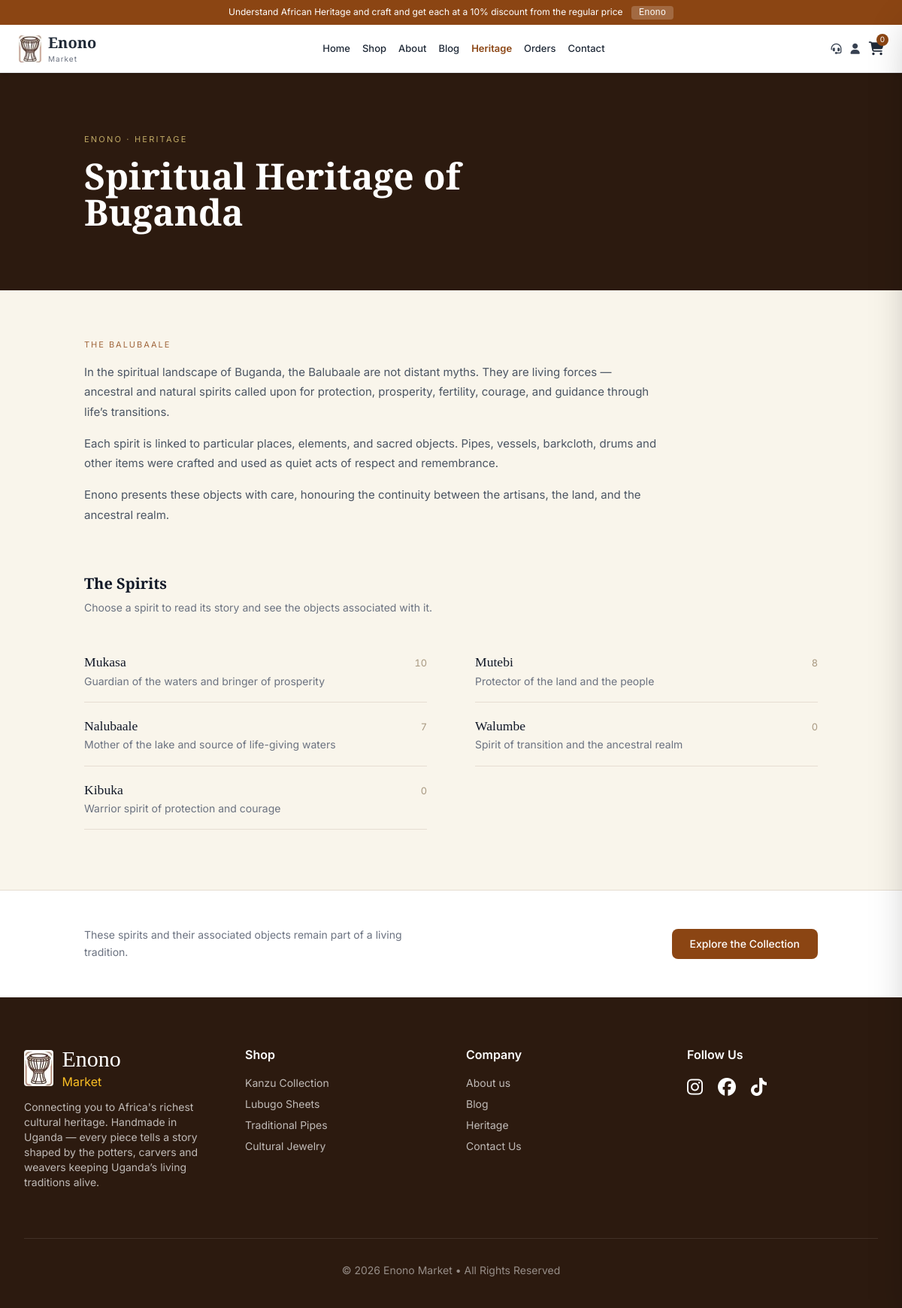
Screenshot of /Public/heritage.php with the database file from the repository.
### tables this page shows
CREATE TABLE `company_profile` (
  `id` int(11) NOT NULL DEFAULT 1,
  `company_name` varchar(150) NOT NULL,
  `tagline` varchar(255) DEFAULT NULL,
  `logo_url` varchar(500) DEFAULT NULL,
  `favicon_url` varchar(500) DEFAULT NULL,
  `short_description` text DEFAULT NULL,
  `full_history` text DEFAULT NULL,
  `mission` text DEFAULT NULL,
  `vision` text DEFAULT NULL,
  `email` varchar(150) DEFAULT NULL,
  `phone` varchar(50) DEFAULT NULL,
  `whatsapp` varchar(50) DEFAULT NULL,
  `address_line1` varchar(255) DEFAULT NULL,
  `address_line2` varchar(255) DEFAULT NULL,
  `city` varchar(100) DEFAULT NULL,
  `country` varchar(100) DEFAULT 'Uganda',
  `facebook_url` varchar(500) DEFAULT NULL,
  `instagram_url` varchar(500) DEFAULT NULL,
  `twitter_url` varchar(500) DEFAULT NULL,
  `youtube_url` varchar(500) DEFAULT NULL,
  `tiktok_url` varchar(500) DEFAULT NULL,
  `working_hours` varchar(255) DEFAULT NULL,
  `created_at` timestamp NOT NULL DEFAULT current_timestamp(),
  `updated_at` timestamp NOT NULL DEFAULT current_timestamp() ON UPDATE current_timestamp()
);

CREATE TABLE `spirits` (
  `id` int(11) NOT NULL,
  `name` varchar(100) NOT NULL,
  `short_description` text DEFAULT NULL,
  `full_description` text NOT NULL,
  `image_url` varchar(500) DEFAULT NULL,
  `is_active` tinyint(1) DEFAULT 1,
  `sort_order` int(11) DEFAULT 0,
  `created_at` timestamp NOT NULL DEFAULT current_timestamp(),
  `updated_at` timestamp NOT NULL DEFAULT current_timestamp() ON UPDATE current_timestamp()
);

### Public/heritage.php (the view, shortened to what the rows shown need)
<?php
require_once __DIR__ . '/../config/database-connection.php';
$stmt = $pdo->query("SELECT * FROM company_profile WHERE id = 1 LIMIT 1");
$company = $stmt->fetch(PDO::FETCH_ASSOC) ?: [];
$logoUrl = !empty($company['logo_url'])
    ? '../' . ltrim($company['logo_url'], '/')
    : '../images/drum_logo.jpg';
$spiritsStmt = $pdo->query("
    SELECT
        s.id,
        s.name,
        s.short_description,
        (
            SELECT COUNT(*)
            FROM product_variants pv
            JOIN products p ON p.id = pv.product_id
            WHERE pv.spirit_id = s.id
              AND pv.is_active = 1
              AND p.is_active = 1
        ) AS item_count
    FROM spirits s
    WHERE s.is_active = 1
    ORDER BY s.sort_order ASC, s.id ASC
");
$spirits = $spiritsStmt->fetchAll(PDO::FETCH_ASSOC);
require_once __DIR__ . '/../includes/header.php';
?>
<section class="heritage-hero text-white relative">
    <div class="relative z-10 max-w-5xl mx-auto px-6 py-16 md:py-20">
        <h1 class="heading-font text-3xl sm:text-4xl md:text-5xl font-semibold leading-tight max-w-2xl">
            Spiritual Heritage of Buganda
        </h1>
    </div>
</section>
<section class="bg-[#F9F5EB] pb-16 md:pb-20">
    <div class="max-w-5xl mx-auto px-6">
        <h2 class="heading-font text-xl font-semibold text-gray-900 mb-2">
            The Spirits
        </h2>
        <?php if (empty($spirits)): ?>
            <p class="text-sm text-gray-500 py-8 border-t border-[#e6ddd2]">
                No spirits have been added yet.
            </p>
        <?php else: ?>
            <nav aria-label="Spirits" class="grid sm:grid-cols-2 gap-x-12 lg:gap-x-16">
                <?php foreach ($spirits as $spirit): ?>
                    <a href="spirit.php?id=<?= (int)$spirit['id'] ?>" class="spirit-row">
                        <div class="min-w-0">
                            <span class="spirit-name heading-font text-[1.1rem] text-gray-900 block">
                                <?= e($spirit['name']) ?>
                            </span>
                            <?php if (!empty($spirit['short_description'])): ?>
                                <span class="text-sm text-gray-500 mt-0.5 block">
                                    <?= e($spirit['short_description']) ?>
                                </span>
                            <?php endif; ?>
                        </div>
                        <span class="item-count">
                            <?= (int)$spirit['item_count'] ?>
                        </span>
                    </a>
                <?php endforeach; ?>
            </nav>
        <?php endif; ?>
    </div>
</section>
<?php require_once __DIR__ . '/../includes/footer.php'; ?>

### includes/header.php (shortened to what the rows shown need)
<?php
$projectRoot = realpath(__DIR__ . '/..');
$scriptDir   = realpath(dirname($_SERVER['SCRIPT_FILENAME'] ?? ''));
$depth = 0;
if ($projectRoot && $scriptDir && str_starts_with($scriptDir, $projectRoot)) {
    $relative = trim(substr($scriptDir, strlen($projectRoot)), '/\\');
    $depth = $relative === '' ? 0 : substr_count($relative, DIRECTORY_SEPARATOR) + 1;
}
$rootPrefix   = str_repeat('../', $depth);
$homeHref     = $rootPrefix . 'index.php';
if (!empty($logoUrl)) {
    if (
        str_starts_with($logoUrl, 'http') ||
        str_starts_with($logoUrl, '../') ||
        str_starts_with($logoUrl, '/')
    ) {
        $resolvedLogo = $logoUrl;
    } else {
        $resolvedLogo = $rootPrefix . ltrim($logoUrl, '/');
    }
} else {
    $resolvedLogo = $rootPrefix . 'images/drum_logo.jpg';
}
if (!function_exists('e')) {
    function e($value): string {
        return htmlspecialchars((string)$value, ENT_QUOTES, 'UTF-8');
    }
}
?>
<!DOCTYPE html>
<html lang="en" class="scroll-smooth">
<head>
    <script src="https://cdn.tailwindcss.com"></script>
    <link rel="stylesheet" href="https://cdnjs.cloudflare.com/ajax/libs/font-awesome/6.5.1/css/all.min.css">
</head>
<body class="body-font bg-[#F9F5EB] text-gray-800 overflow-x-hidden">
    <div class="bg-[#8B4513] text-white text-center py-2 text-xs">
        Understand African Heritage and craft and get each at a 10% discount from the regular price
        <span class="font-mono bg-white/20 px-2.5 py-0.5 rounded ml-2"><?= e($company['company_name'] ?? 'Enono') ?></span>
    </div>
    <nav class="bg-white sticky top-0 z-50 border-b shadow-md">
        <div class="max-w-7xl  px-4 md:px-6 py-2.5 flex justify-between items-center gap-4">
            <a href="<?= e($homeHref) ?>" class="flex items-center gap-2 flex-shrink-0">
                <img src="<?= e($resolvedLogo) ?>" class="w-8 h-9 object-cover rounded"
                     alt="<?= e($company['company_name'] ?? 'Enono') ?> Logo">
                <div class="hidden sm:block">
                    <span class="heading-font text-lg lg:text-xl font-bold leading-tight"><?= e($company['company_name'] ?? 'Enono') ?></span>
                    <p class="text-[9px] lg:text-[10px] tracking-widest text-gray-500"><?= e($company['tagline'] ?? 'Market') ?></p>
                </div>
            </a>
        </div>
    </nav>

### includes/footer.php (shortened to what the rows shown need)
<?php
$companyName = $company['company_name'] ?? 'Enono';
$tagline     = $company['tagline'] ?? 'Market';
$shortDesc   = $company['short_description'] ?? "Connecting you to Africa's richest cultural heritage.";
?>
<footer class="bg-[#2C1A0F] text-white pt-16 pb-10">
    <div class="max-w-7xl mx-auto px-4 sm:px-6 lg:px-8">
        <div class="grid md:grid-cols-4 gap-10">
            <div>
                <div class="flex items-center gap-3 mb-2">
                    <img src="<?= e($resolvedLogo) ?>"
                         alt="<?= e($companyName) ?>"
                         class="h-12 rounded">
                    <div>
                        <div class="heading-font text-3xl"><?= e($companyName) ?></div>
                        <span class="text-md text-[#fbbf24]"><?= e($tagline) ?></span>
                    </div>
                </div>
                <p class="text-white/70 text-sm mt-3"><?= e($shortDesc) ?></p>
            </div>
            <div>
            </div>
            <div>
            </div>
            <div>
            </div>
        </div>
        <div class="text-center text-white/50 text-sm mt-16 border-t border-white/10 pt-8">
            © <?= date('Y') ?> <?= e($companyName) ?> <?= e($tagline) ?> • All Rights Reserved
        </div>
    </div>
</footer>
</body>
</html>

### rows the page displays
company_profile: company_name "Enono", logo_url (picture), tagline "Market", short_description "Connecting you to Africa's richest cultural heritage. Handmade in Uganda — every piece tells a story shaped by the potters, carvers and weavers keeping Uganda’s living traditions alive."
spirits: name "Mukasa", short_description "Guardian of the waters and bringer of prosperity", item_count "10"
spirits: name "Mutebi", short_description "Protector of the land and the people", item_count "8"
spirits: name "Nalubaale", short_description "Mother of the lake and source of life-giving waters", item_count "7"
spirits: name "Walumbe", short_description "Spirit of transition and the ancestral realm", item_count "0"
spirits: name "Kibuka", short_description "Warrior spirit of protection and courage", item_count "0"
